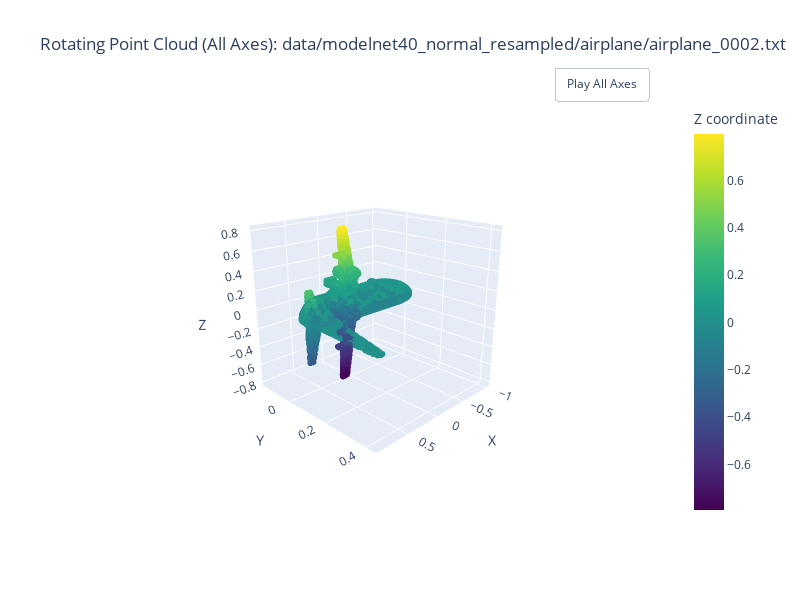

The cell this chart's notebook holds for it:
### Code cell
import numpy as np
import plotly.graph_objects as go
import plotly.express as px

def visualize_rotate_all_axes(data, radius=2.0):
    """Create rotating animation around all three axes"""
    frames = []
    
    # Create a more complex 3D rotation path
    for t in np.arange(0, 6.28, 0.15):  # One full rotation
        # Combine rotations around different axes
        x_eye = radius * np.cos(t) * np.cos(t/2)
        y_eye = radius * np.sin(t) * np.cos(t/2) 
        z_eye = radius * np.sin(t/2)
        
        frames.append(dict(
            layout=dict(
                scene=dict(
                    camera=dict(
                        eye=dict(x=x_eye, y=y_eye, z=z_eye),
                        center=dict(x=0, y=0, z=0),
                        up=dict(x=0, y=0, z=1)
                    )
                )
            )
        ))
    
    fig = go.Figure(
        data=data,
        layout=go.Layout(
            updatemenus=[dict(
                type='buttons',
                showactive=False,
                y=1, x=0.8,
                xanchor='left', yanchor='bottom',
                pad=dict(t=45, r=10),
                buttons=[
                    dict(label='Play All Axes',
                         method='animate',
                         args=[None, dict(frame=dict(duration=100, redraw=True),
                                        transition=dict(duration=0),
                                        fromcurrent=True,
                                        mode='immediate')])
                ]
            )],
            scene=dict(
                camera=dict(
                    eye=dict(x=radius, y=radius, z=radius*0.5),
                    center=dict(x=0, y=0, z=0)
                )
            )
        ),
        frames=frames
    )
    return fig

def visualize_point_cloud(filename):
    """Load and visualize point cloud from txt file with rotating animation"""
    
    # Load data from txt file (x,y,z,nx,ny,nz format)
    data_array = np.loadtxt(filename, delimiter=',')
    x, y, z = data_array[:, 0], data_array[:, 1], data_array[:, 2]
    
    # Center the point cloud at origin
    x = x - np.mean(x)
    y = y - np.mean(y) 
    z = z - np.mean(z)
    
    # Create 3D scatter plot
    scatter_data = go.Scatter3d(
        x=x, y=y, z=z,
        mode='markers',
        marker=dict(
            size=2,
            color=z,
            colorscale='Viridis',
            opacity=0.8,
            colorbar=dict(title="Z coordinate")
        ),
        name='Point Cloud'
    )
    
    # Create rotating visualization
    fig = visualize_rotate_all_axes([scatter_data])
    fig.update_layout(
        title=f'Rotating Point Cloud (All Axes): {filename}',
        scene=dict(
            xaxis_title='X',
            yaxis_title='Y',
            zaxis_title='Z',
            aspectmode='cube',
            camera=dict(
                center=dict(x=0, y=0, z=0)  # Look at origin
            )
        ),
        width=800,
        height=600
    )
    
    return fig

# Usage example:
filename = 'data/modelnet40_normal_resampled/airplane/airplane_0002.txt'  # Replace with your txt file path
fig = visualize_point_cloud(filename)
fig.show()
fig.write_html(f'{filename}_rotating_visualization.html')

### Figure 1 — Plotly figure (JSON) as saved in the notebook; plotly's stock layout.template omitted (floating-point values rounded to 4 significant figures; data arrays with more than 128 entries replaced by an {"elided": "..."} marker saying what was removed)
{"data": [{"marker": {"color": {"elided": "10000 float values"}, "colorbar": {"title": {"text": "Z coordinate"}}, "colorscale": [[0, "#440154"], [0.1111, "#482878"], [0.2222, "#3e4989"], [0.3333, "#31688e"], [0.4444, "#26828e"], [0.5556, "#1f9e89"], [0.6667, "#35b779"], [0.7778, "#6ece58"], [0.8889, "#b5de2b"], [1, "#fde725"]], "opacity": 0.8, "size": 2}, "mode": "markers", "name": "Point Cloud", "type": "scatter3d", "x": {"elided": "10000 float values"}, "y": {"elided": "10000 float values"}, "z": {"elided": "10000 float values"}}], "layout": {"height": 600, "scene": {"aspectmode": "cube", "camera": {"center": {"x": 0, "y": 0, "z": 0}, "eye": {"x": 2, "y": 2, "z": 1}}, "xaxis": {"title": {"text": "X"}}, "yaxis": {"title": {"text": "Y"}}, "zaxis": {"title": {"text": "Z"}}}, "title": {"text": "Rotating Point Cloud (All Axes): data/modelnet40_normal_resampled/airplane/airplane_0002.txt"}, "updatemenus": [{"buttons": [{"args": [null, {"frame": {"duration": 100, "redraw": true}, "fromcurrent": true, "mode": "immediate", "transition": {"duration": 0}}], "label": "Play All Axes", "method": "animate"}], "pad": {"r": 10, "t": 45}, "showactive": false, "type": "buttons", "x": 0.8, "xanchor": "left", "y": 1, "yanchor": "bottom"}], "width": 800}}
